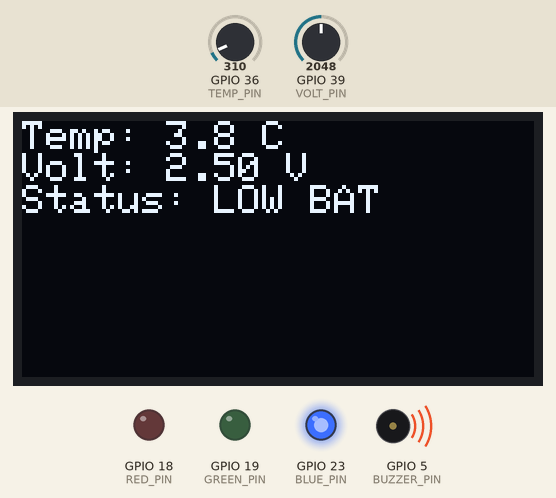
Simulated run of this sketch. Board: ESP32. Parts: 128×64 one-colour display, output pins drawn as LEDs (lit = HIGH), buzzer (waves = sounding). Inputs (shaded band) come from the test bench; at power-on: GPIO 39 (VOLT_PIN) = 2048, GPIO 36 (TEMP_PIN) = 310. WiFi joins after 1.5 s; servers stay silent unless stated; uploads are accepted with an empty reply; what the sketch prints to the serial monitor is not drawn.

Above: at 3.7 s.
3.8 s: GPIO 39 (VOLT_PIN) set to 2644
At 5.6 s:
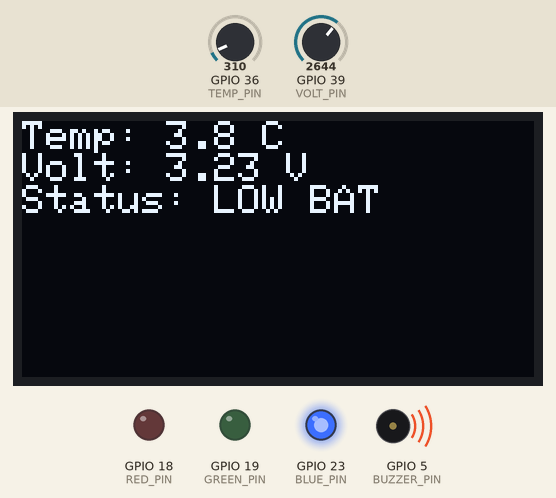
6.7 s: GPIO 39 (VOLT_PIN) set to 2735
At 8.2 s:
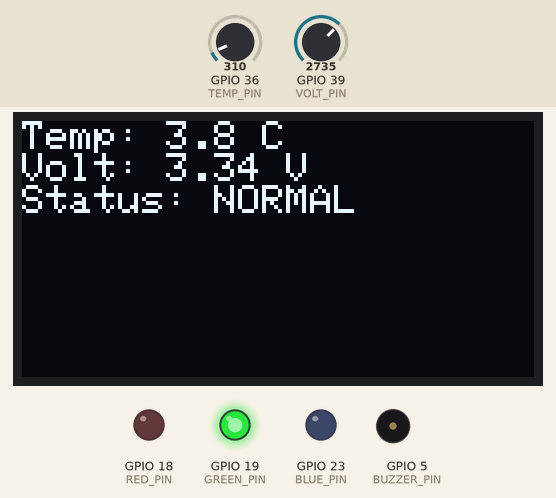
9.6 s: GPIO 36 (TEMP_PIN) set to 372
At 12.3 s:
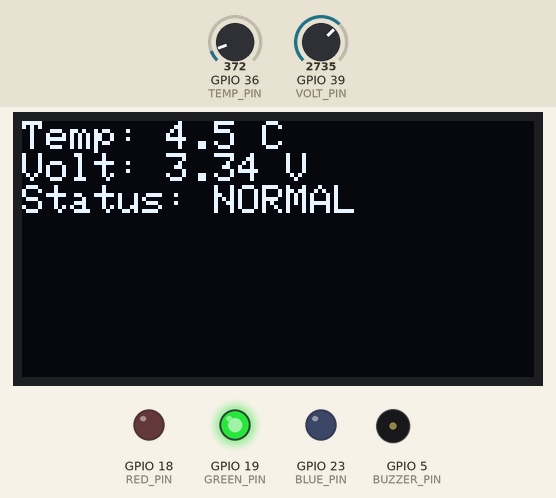
12.9 s: GPIO 36 (TEMP_PIN) set to 434
At 15.0 s:
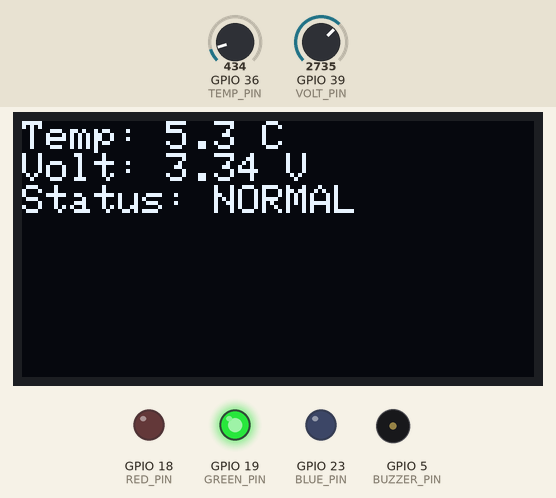
15.8 s: GPIO 36 (TEMP_PIN) set to 527
At 16.4 s:
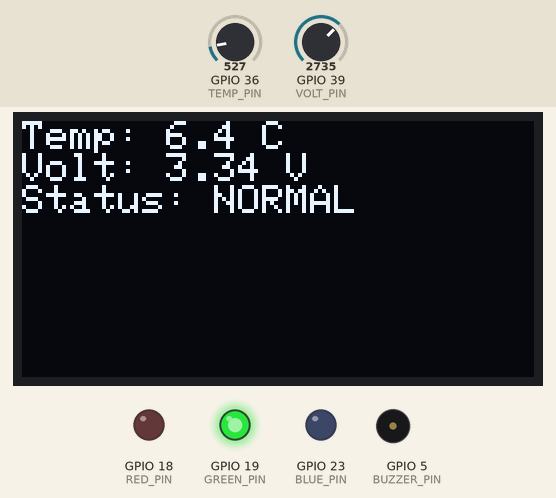
18.7 s: GPIO 39 (VOLT_PIN) set to 2866
At 21.7 s:
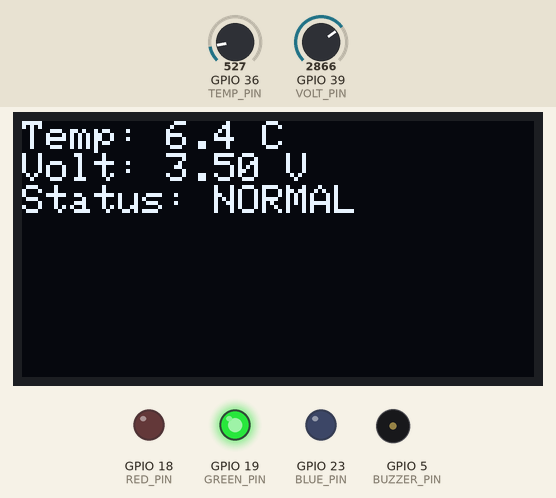
Timing chart, 0 to 22.8 s (numbered marks = the images above; inputs shaded):
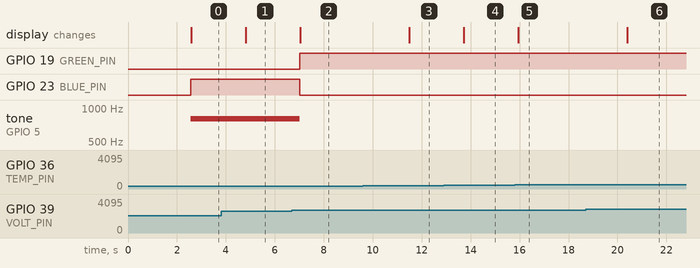

Measured:
- the behaviour switches between 2702 and 2703 on GPIO 39 (VOLT_PIN) (found by bisection; images 1 and 2)
- after the input at 3.8 s, the display: changes after 1.0 s (image 1)
- after the input at 6.7 s, GPIO 19 (GREEN_PIN): LOW → HIGH after 0.31 s; GPIO 23 (BLUE_PIN): HIGH → LOW after 0.31 s; tone on GPIO 5 (BUZZER_PIN): 800 Hz → silent after 0.31 s; the display: changes after 0.34 s (image 2)
- after the input at 9.6 s, the display: changes after 1.9 s (image 3)
- after the input at 12.9 s, the display: changes after 0.82 s (image 4)
- after the input at 15.8 s, the display: changes after 0.14 s (image 5)
- after the input at 18.7 s, the display: changes after 1.7 s (image 6)

The sketch:

sketch.ino
```cpp
#include <WiFi.h>
#include <HTTPClient.h>
#include <Wire.h>
#include <Adafruit_GFX.h>
#include <Adafruit_SSD1306.h>

#define TEMP_PIN 36
#define VOLT_PIN 39
#define RED_PIN 18
#define GREEN_PIN 19
#define BLUE_PIN 23
#define BUZZER_PIN 5


const char* ssid = "Wokwi-GUEST";
const char* password = "";

const String firebaseURL = "https://satellite-monitor-72be8-default-rtdb.europe-west1.firebasedatabase.app/data.json";

Adafruit_SSD1306 display(128, 64, &Wire, -1);

void setup() {
  Serial.begin(115200);

  // Pin modes
  pinMode(RED_PIN, OUTPUT);
  pinMode(GREEN_PIN, OUTPUT);
  pinMode(BLUE_PIN, OUTPUT);
  pinMode(BUZZER_PIN, OUTPUT);

  // OLED setup
  if (!display.begin(SSD1306_SWITCHCAPVCC, 0x3C)) {
    Serial.println("OLED failed");
    while (1);
  }

  display.clearDisplay();
  display.setTextSize(1);
  display.setTextColor(SSD1306_WHITE);
  display.setCursor(0, 0);
  display.println("Satellite Health");
  display.display();
  delay(1000);

  // WiFi connection
  WiFi.begin(ssid, password);
  Serial.print("Connecting to WiFi");
  while (WiFi.status() != WL_CONNECTED) {
    delay(500);
    Serial.print(".");
  }
  Serial.println("\nWiFi connected!");
}

void loop() {
  int rawT = analogRead(TEMP_PIN);
  int rawV = analogRead(VOLT_PIN);

  float temp = (rawT / 4095.0) * 50.0; // ESP32 uses 12-bit ADC (0–4095)
  float volt = (rawV / 4095.0) * 5.0;

  Serial.print("TEMP: ");
  Serial.print(temp, 2);
  Serial.print(" °C, VOLT: ");
  Serial.print(volt, 2);
  Serial.println(" V");

  display.clearDisplay();
  display.setCursor(0, 0);
  display.print("Temp: ");
  display.print(temp, 1);
  display.println(" C");
  display.print("Volt: ");
  display.print(volt, 2);
  display.println(" V");

  String status;

  if (temp > 40.0) {
    status = "OVERHEAT";
    setColor(255, 0, 0);
    tone(BUZZER_PIN, 1000);
  } else if (volt < 3.3) {
    status = "LOW BAT";
    setColor(0, 0, 255);
    tone(BUZZER_PIN, 800);
  } else {
    status = "NORMAL";
    setColor(0, 255, 0);
    noTone(BUZZER_PIN);
  }

  display.println("Status: " + status);
  display.display();

  // Send data to Firebase
  if (WiFi.status() == WL_CONNECTED) {
    HTTPClient http;
    http.begin("https://satellite-monitor-72be8-default-rtdb.europe-west1.firebasedatabase.app/history.json");

    http.addHeader("Content-Type", "application/json");

    String jsonData = "{\"temperature\":" + String(temp, 2) +
                      ",\"voltage\":" + String(volt, 2) +
                      ",\"status\":\"" + status + "\"}";

    int httpResponseCode = http.POST(jsonData);
    Serial.print("Firebase response: ");
    Serial.println(httpResponseCode);
    http.end();
  }

  delay(2000);
}

void setColor(int r, int g, int b) {
  digitalWrite(RED_PIN, r > 0 ? HIGH : LOW);
  digitalWrite(GREEN_PIN, g > 0 ? HIGH : LOW);
  digitalWrite(BLUE_PIN, b > 0 ? HIGH : LOW);
}
```
